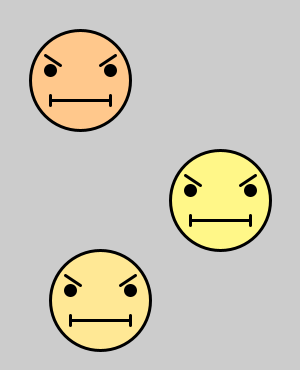
Frame 1 (no input)
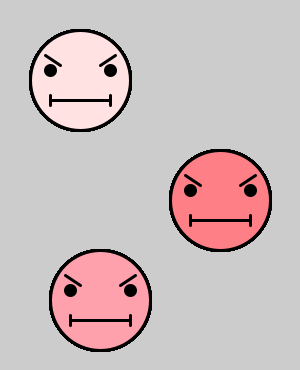
Frame 60 (the mouse pressed at the canvas centre just before this capture)
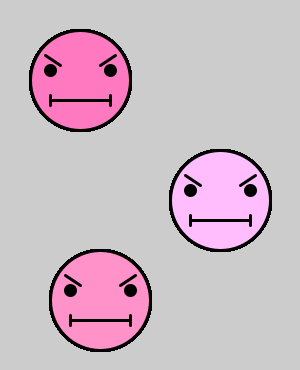
Frame 120 (the mouse held since frame 60 and released just before this capture)

The Processing sketch that drew these frames (run headless with seeded random() and noise(); from frame 60 on, the mouse is pressed at the canvas centre):

// Processing sketch: processing_73173
// ── processing_73173.pde

void setup() {
  size(300, 370);
}

void draw() {
  strokeWeight(3);
  smooth();

  face(80, 80);
  face(220, 200);
  face(100, 300);
}

void face (int x, int y) {
  
 
  float g = random(100,255);
  float b = random(100,255);
  
  fill(255, g, b);
  ellipse(x, y, 100, 100);

  fill(0);
  ellipse(x-30, y-10, 10, 10);
  ellipse(x+30, y-10, 10, 10);

  line(x-35, y-25, x-20, y-15);
  line(x+20, y-15, x+35, y-25);

  line(x-30, y+20, x+30, y+20);
  line(x-30, y+15, x-30, y+25);
  line(x+30, y+15, x+30, y+25);
}
